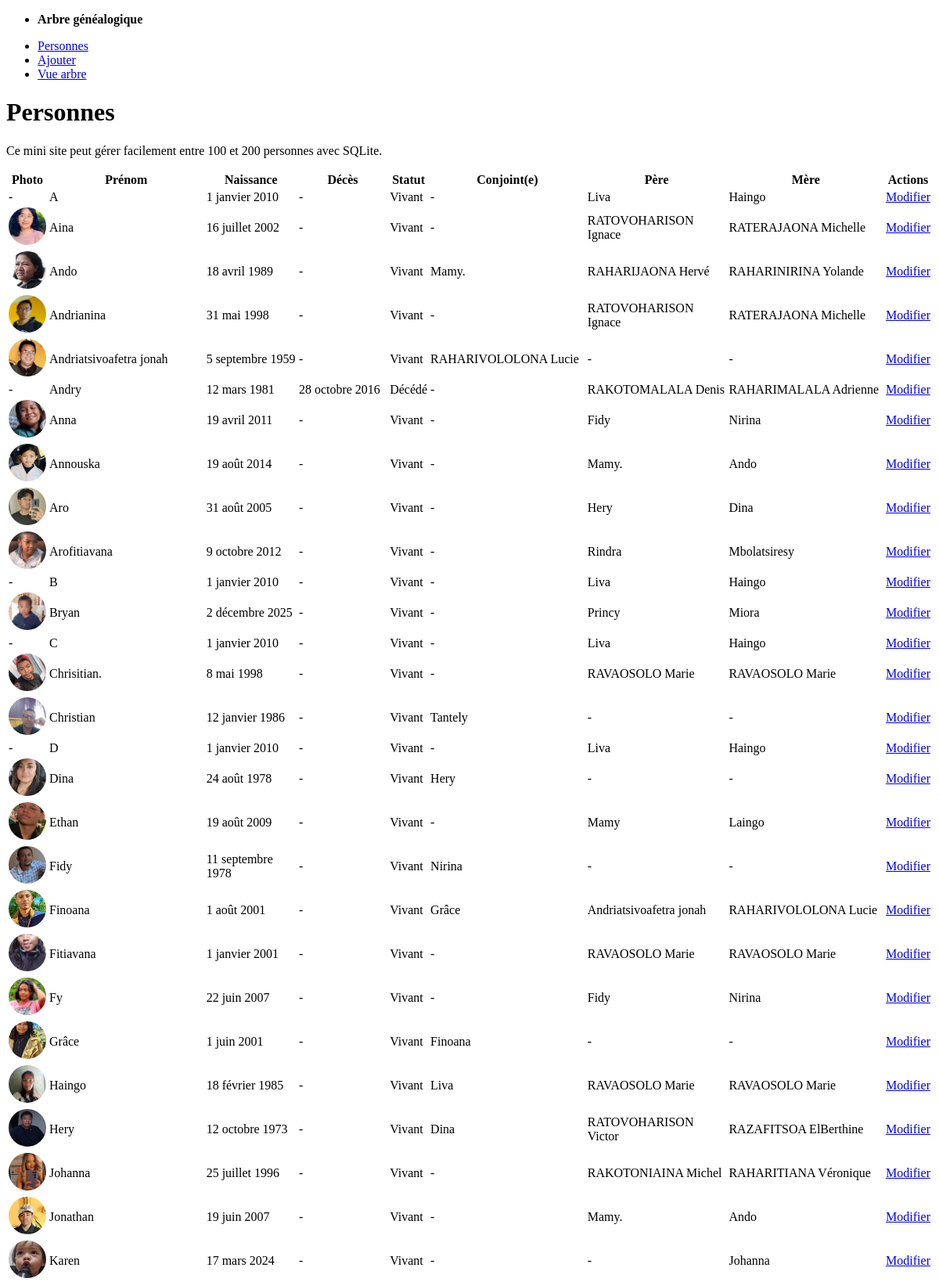
The page / (upper part) on the database its author committed.
### treeapp/models.py (models this page shows, shortened)
class Person(models.Model):
    class Status(models.TextChoices):
        ALIVE = 'alive', 'Vivant'
        DECEASED = 'deceased', 'Décédé'
    first_name = models.CharField('Prénom', max_length=100)
    birth_date = models.DateField('Date de naissance')
    death_date = models.DateField('Date de décès', null=True, blank=True)
    status = models.CharField('Statut', max_length=10, choices=Status.choices, default=Status.ALIVE)
    photo = models.ImageField('Photo', upload_to='photos/', null=True, blank=True)
    image_url = models.URLField('Lien image', null=True, blank=True)
    father = models.ForeignKey(
        'self', related_name='father_children', null=True, blank=True, on_delete=models.SET_NULL, verbose_name='Père'
    )
    mother = models.ForeignKey(
        'self', related_name='mother_children', null=True, blank=True, on_delete=models.SET_NULL, verbose_name='Mère'
    )
    spouse = models.ForeignKey(
        'self', related_name='spouse_of', null=True, blank=True, on_delete=models.SET_NULL, verbose_name='Conjoint(e)'
    )
    class Meta:
        ordering = ['first_name', 'birth_date']
    def __str__(self):
        return self.first_name

### treeapp/views.py (the view)
# urls.py: path('', views.person_list, name='person_list'),
def person_list(request):
    people = Person.objects.select_related('father', 'mother', 'spouse').all()
    return render(request, 'treeapp/person_list.html', {'people': people})

### treeapp/templates/treeapp/person_list.html
{% extends 'treeapp/base.html' %}
{% block content %}
<h1>Personnes</h1>
<p>Ce mini site peut gérer facilement entre 100 et 200 personnes avec SQLite.</p>
<table>
  <thead>
    <tr>
      <th>Photo</th>
      <th>Prénom</th>
      <th>Naissance</th>
      <th>Décès</th>
      <th>Statut</th>
      <th>Conjoint(e)</th>
      <th>Père</th>
      <th>Mère</th>
      <th>Actions</th>
    </tr>
  </thead>
  <tbody>
  {% for person in people %}
    <tr>
      <td>
        {% if person.photo %}
          <img src="{{ person.photo.url }}" alt="Photo" class="thumb">
        {% else %}
          -
        {% endif %}
      </td>
      <td>{{ person.first_name }}</td>
      <td>{{ person.birth_date }}</td>
      <td>{{ person.death_date|default:'-' }}</td>
      <td>{{ person.get_status_display }}</td>
      <td>{{ person.spouse|default:'-' }}</td>
      <td>{{ person.father|default:'-' }}</td>
      <td>{{ person.mother|default:'-' }}</td>
      <td><a href="{% url 'person_update' person.pk %}">Modifier</a></td>
    </tr>
  {% empty %}
    <tr><td colspan="9">Aucune personne enregistrée.</td></tr>
  {% endfor %}
  </tbody>
</table>
{% endblock %}

### treeapp/templates/treeapp/base.html (shortened to what this page needs)
<!DOCTYPE html>
<html lang="fr">
<head>
  <link rel="stylesheet" href="https://cdn.jsdelivr.net/npm/@picocss/pico@2/css/pico.min.css">
  <link rel="stylesheet" href="/static/treeapp/css/style.css">
</head>
<body>
  <main class="container">
    <nav>
      <ul>
        <li><strong>Arbre généalogique</strong></li>
      </ul>
      <ul>
        <li><a href="{% url 'person_list' %}">Personnes</a></li>
        <li><a href="{% url 'person_create' %}">Ajouter</a></li>
        <li><a href="{% url 'tree_view' %}">Vue arbre</a></li>
      </ul>
    </nav>
    {% block content %}{% endblock %}
  </main>
</body>
</html>

### treeapp/static/treeapp/css/style.css (style rules this page uses)
.thumb { width: 48px; height: 48px; object-fit: cover; border-radius: 50%; }

### rows shown on the page
Person: first_name "A", birth_date "1 janvier 2010", death_date "-", status "Vivant", spouse "-", father "Liva", mother "Haingo"
Person: photo (picture), first_name "Aina", birth_date "16 juillet 2002", death_date "-", status "Vivant", spouse "-", father "RATOVOHARISON Ignace", mother "RATERAJAONA Michelle"
Person: photo (picture), first_name "Ando", birth_date "18 avril 1989", death_date "-", status "Vivant", spouse "Mamy.", father "RAHARIJAONA Hervé", mother "RAHARINIRINA Yolande"
Person: photo (picture), first_name "Andrianina", birth_date "31 mai 1998", death_date "-", status "Vivant", spouse "-", father "RATOVOHARISON Ignace", mother "RATERAJAONA Michelle"
Person: photo (picture), first_name "Andriatsivoafetra jonah", birth_date "5 septembre 1959", death_date "-", status "Vivant", spouse "RAHARIVOLOLONA Lucie", father "-", mother "-"
Person: first_name "Andry", birth_date "12 mars 1981", death_date "28 octobre 2016", status "Décédé", spouse "-", father "RAKOTOMALALA Denis", mother "RAHARIMALALA Adrienne"
Person: photo (picture), first_name "Anna", birth_date "19 avril 2011", death_date "-", status "Vivant", spouse "-", father "Fidy", mother "Nirina"
Person: photo (picture), first_name "Annouska", birth_date "19 août 2014", death_date "-", status "Vivant", spouse "-", father "Mamy.", mother "Ando"
Person: photo (picture), first_name "Aro", birth_date "31 août 2005", death_date "-", status "Vivant", spouse "-", father "Hery", mother "Dina"
Person: photo (picture), first_name "Arofitiavana", birth_date "9 octobre 2012", death_date "-", status "Vivant", spouse "-", father "Rindra", mother "Mbolatsiresy"
Person: first_name "B", birth_date "1 janvier 2010", death_date "-", status "Vivant", spouse "-", father "Liva", mother "Haingo"
Person: photo (picture), first_name "Bryan", birth_date "2 décembre 2025", death_date "-", status "Vivant", spouse "-", father "Princy", mother "Miora"
Person: first_name "C", birth_date "1 janvier 2010", death_date "-", status "Vivant", spouse "-", father "Liva", mother "Haingo"
Person: photo (picture), first_name "Chrisitian.", birth_date "8 mai 1998", death_date "-", status "Vivant", spouse "-", father "RAVAOSOLO Marie", mother "RAVAOSOLO Marie"
Person: photo (picture), first_name "Christian", birth_date "12 janvier 1986", death_date "-", status "Vivant", spouse "Tantely", father "-", mother "-"
Person: first_name "D", birth_date "1 janvier 2010", death_date "-", status "Vivant", spouse "-", father "Liva", mother "Haingo"
Person: photo (picture), first_name "Dina", birth_date "24 août 1978", death_date "-", status "Vivant", spouse "Hery", father "-", mother "-"
Person: photo (picture), first_name "Ethan", birth_date "19 août 2009", death_date "-", status "Vivant", spouse "-", father "Mamy", mother "Laingo"
Person: photo (picture), first_name "Fidy", birth_date "11 septembre 1978", death_date "-", status "Vivant", spouse "Nirina", father "-", mother "-"
Person: photo (picture), first_name "Finoana", birth_date "1 août 2001", death_date "-", status "Vivant", spouse "Grâce", father "Andriatsivoafetra jonah", mother "RAHARIVOLOLONA Lucie"
Person: photo (picture), first_name "Fitiavana", birth_date "1 janvier 2001", death_date "-", status "Vivant", spouse "-", father "RAVAOSOLO Marie", mother "RAVAOSOLO Marie"
Person: photo (picture), first_name "Fy", birth_date "22 juin 2007", death_date "-", status "Vivant", spouse "-", father "Fidy", mother "Nirina"
Person: photo (picture), first_name "Grâce", birth_date "1 juin 2001", death_date "-", status "Vivant", spouse "Finoana", father "-", mother "-"
Person: photo (picture), first_name "Haingo", birth_date "18 février 1985", death_date "-", status "Vivant", spouse "Liva", father "RAVAOSOLO Marie", mother "RAVAOSOLO Marie"
Person: photo (picture), first_name "Hery", birth_date "12 octobre 1973", death_date "-", status "Vivant", spouse "Dina", father "RATOVOHARISON Victor", mother "RAZAFITSOA ElBerthine"
Person: photo (picture), first_name "Johanna", birth_date "25 juillet 1996", death_date "-", status "Vivant", spouse "-", father "RAKOTONIAINA Michel", mother "RAHARITIANA Véronique"
Person: photo (picture), first_name "Jonathan", birth_date "19 juin 2007", death_date "-", status "Vivant", spouse "-", father "Mamy.", mother "Ando"
Person: photo (picture), first_name "Karen", birth_date "17 mars 2024", death_date "-", status "Vivant", spouse "-", father "-", mother "Johanna"
